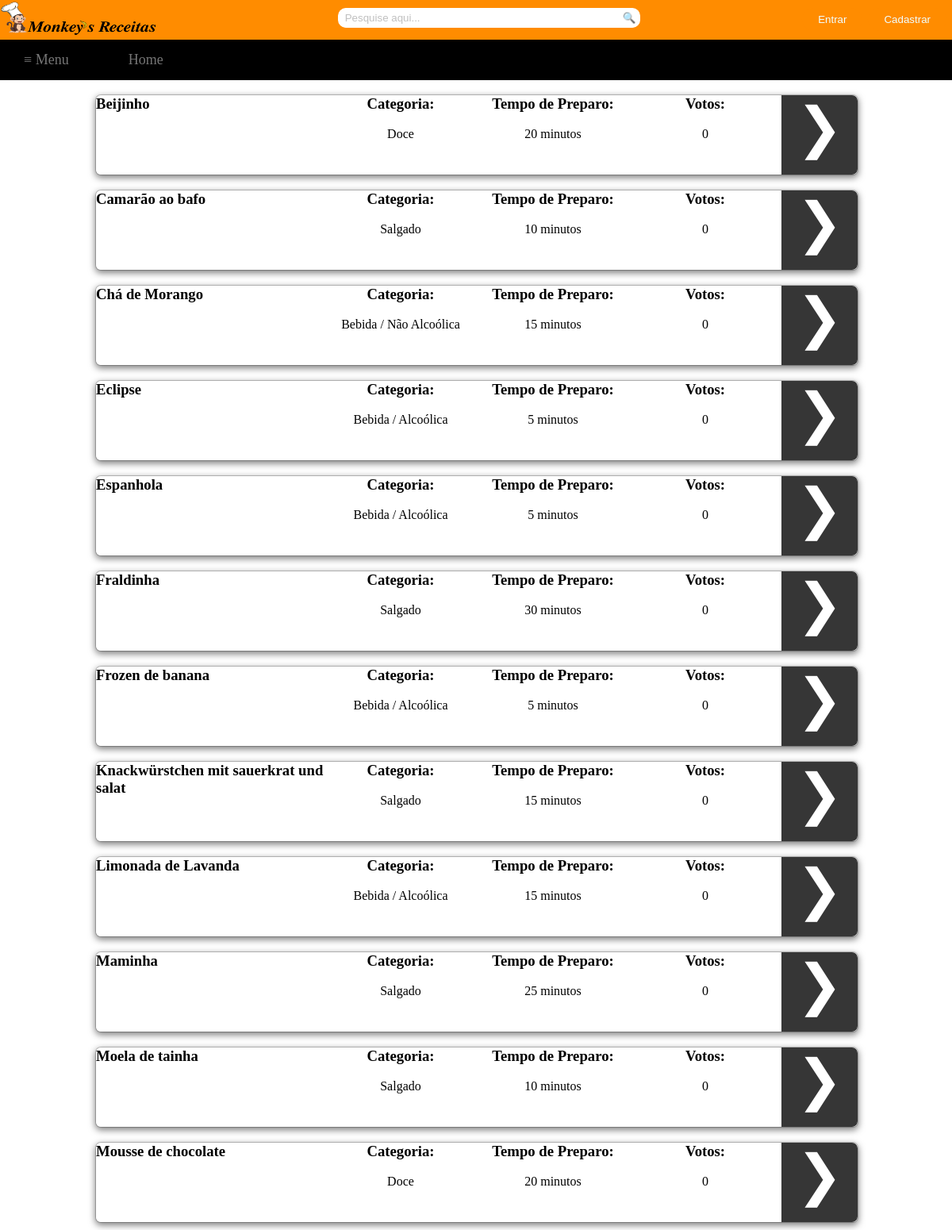
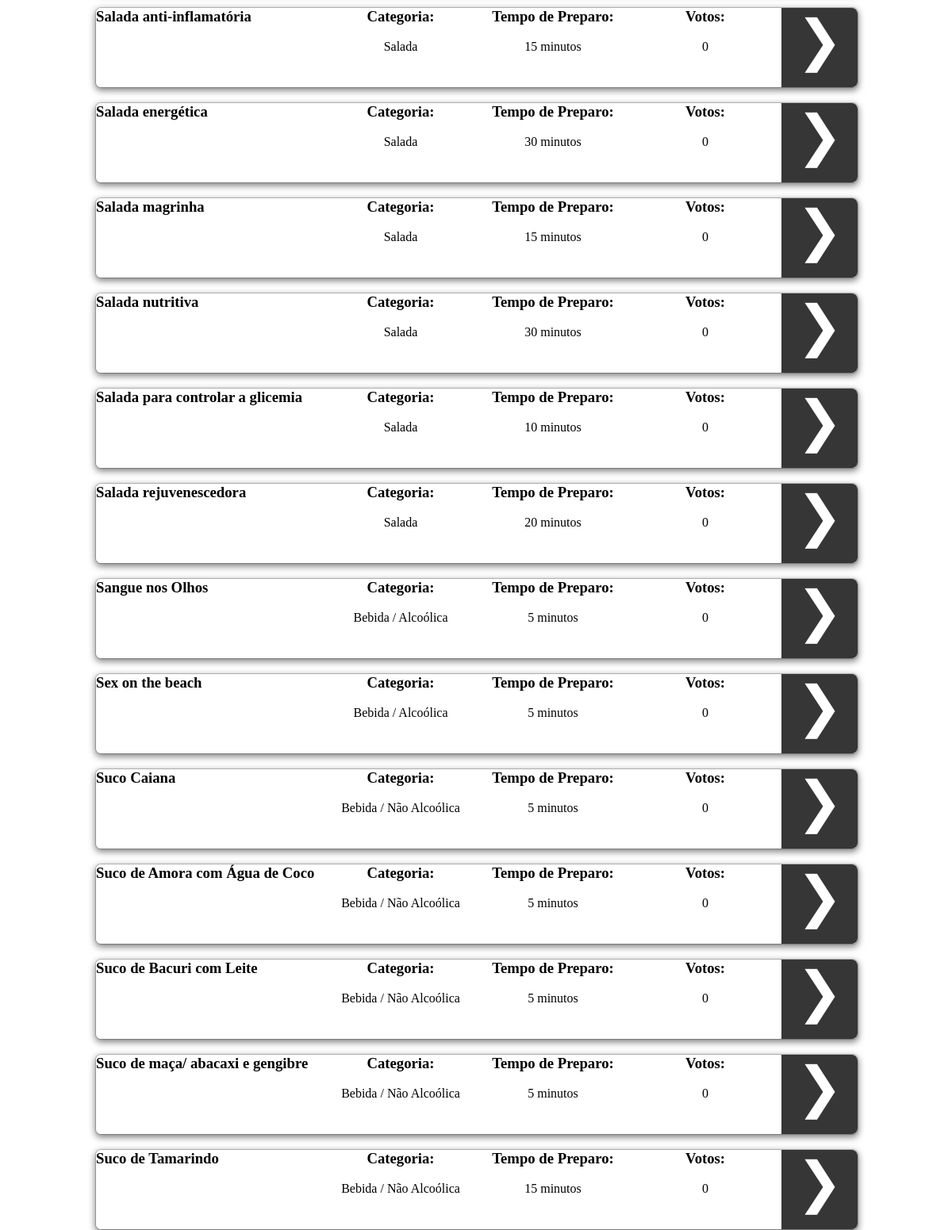
Screenshot of /tex4/Recipes/rapidas.php with the database file from the repository (2 pictures, top to bottom).
### tables this page shows
CREATE TABLE `receita` (
  `codReceita` int(11) NOT NULL,
  `nomeReceita` varchar(255) DEFAULT NULL,
  `ingredientes` text,
  `modoPreparo` text,
  `codCategoria` int(11) DEFAULT NULL,
  `codTempo` int(11) DEFAULT NULL,
  `codUsuario` int(11) DEFAULT NULL,
  `totalVotos` int(11) NOT NULL
);

CREATE TABLE `tempo` (
  `codTempo` int(11) NOT NULL,
  `descTempo` varchar(255) DEFAULT NULL
);

### tex4/Recipes/rapidas.php (the view, shortened to what this page needs)
<html>
	<head>
		<link rel="stylesheet" type="text/css" href="../Style/style.css">
		<link rel="stylesheet" type="text/css" href="../Style/receitas.css">
	</head>
	<body>
		<div id="container">
			<div id="topbar">
				<?php
					if(!empty($_COOKIE['login']))
					{
						$name=$_COOKIE['login'];
						echo "<div id='sair'><input type='button' value='Sair' name='sair' onclick='location.href=&quot;../logout.php&quot;'/></div>";
						echo "<div id='bem-vindo'>Seja bem-vindo, $name</div>";
					}
					else
					{
						echo "<div id='btn2'><input type='button' value='Cadastrar' name='modal' href='#dialog2'/></div> ";
						echo "<div id='btn'><input type='button' value='Entrar' href='#dialog1' name='modal' /></div>";
					}
				?>
				<div>
					<img src="../Image/logoComLetra.png" style="float: left; left: 0; margin-top: -7; height: 57px; width: 200px; " />
				</div>
				<div id="search">
					<form method="post" action="../pesquisa.php">
						<div>
							<input type="search" class="searchbox" name="pesquisa" placeholder="  Pesquise aqui...">
							<a href="#">
								<button type="submit" name="submit" class="searchbox1">&#x1f50d;</button>
							</a>
						</div>
					</form>
				</div>
			</div>
			<div id="navbar">
				<?php
					if(!empty($_COOKIE['login']))
					{
						echo "<nav class='drop'>";
						echo "	<ul class='drop1'>";
						echo "	    <li class='dropMain'>";
						echo "	        <a href='#'>&#8801; Menu</a>";
						echo "	        <ul class='drop2'>";
						echo "	            <li>";
						echo "	            	<a href='doces.php'>Doces</a>";
						echo "	            </li>";
						echo "	            <li>";
						echo "	            	<a href='salgados.php'>Salgados</a>";
						echo "	            </li>";
						echo "	            <li>";
						echo "	            	<a href='saladas.php'>Saladas</a>";
						echo "	            </li>";
						echo "	            <li>";
						echo "	            	<a href='alcoolica.php'>Bebidas alcoólicas</a>";
						echo "	            </li>";
						echo "	            <li>";
						echo "	            	<a href='nAlcoolica.php'>Bebidas não alcoólicas</a>";
						echo "	            </li>";
						echo "	            <li>";
						echo "	            	<a href='rapidas.php'>Receitas rápidas(até 30 min)</a>";
						echo "	            </li>";
						echo "	            <li>";
						echo "	            	<a href='../visualizarReceitas.php'>Todas as receitas</a>";
						echo "	            </li>";
						echo "	        </ul>";
						echo "	    </li>";
						echo "		<li class='dropMain'>";
						echo "	        <a href='../index.php'>Home</a>";
						echo "	    </li>";
						echo "	    <li class='dropMain'>";
						echo "	        <a href='../receita.php'>Cadastrar Receita</a>";
						echo "	    </li>";
						echo "	    <li class='dropMain'>";
						echo "	        <a href='../viewReceitasCadastrado.php'>Minhas Receitas</a>";
						echo "	    </li>";
						echo "	</ul>";
						echo "</nav>";
					}
					else
					{
						echo "<nav class='drop'>";
						echo "	<ul class='drop1'>";
						echo "	    <li class='dropMain'>";
						echo "	        <a href='#'>&#8801; Menu</a>";
						echo "	    </li>";
						echo "		<li class='dropMain'>";
						echo "	        <a href='../index.php'>Home</a>";
						echo "	    </li>";
						echo "	</ul>";
						echo "</nav>";
					}
				?>
			</div>
			<div id="main">
				<div id="column_left">
				</div>
				<div id="column_center">
					<?php
						include('../Includes/conn.php');
						$query1=mysqli_query($conn,"SELECT codReceita, nomeReceita, totalVotos FROM receita WHERE codTempo LIKE 1 OR codTempo LIKE 2 OR codTempo LIKE 3 OR codTempo LIKE 4 OR codTempo LIKE 5 OR codTempo LIKE 6 ORDER BY totalVotos desc, nomeReceita asc; ");
						while($query2=mysqli_fetch_array($query1))
						{
							echo "<br /><div id='box'>";
							echo "<div id='left'><h3>".$query2['nomeReceita']."</h3></div>";
							$sql = "SELECT categoria.descCategoria FROM categoria, receita WHERE categoria.codCategoria=receita.codCategoria AND codReceita LIKE ".$query2['codReceita'].";";
							$result = mysqli_query($conn,$sql);
							while ($row = mysqli_fetch_array($result))
							{
								echo "<div id='center1'><center><h3>Categoria:</h3><br />".$row['descCategoria']."</center></div>";
							}
							$sql = "SELECT tempo.descTempo FROM tempo, receita WHERE tempo.codTempo=receita.codTempo AND codReceita LIKE ".$query2['codReceita'].";";
							$result = mysqli_query($conn,$sql);
							while ($row = mysqli_fetch_array($result))
							{
								echo "<div id='center2'><center><h3>Tempo de Preparo:</h3><br />".$row['descTempo']."</center></div>";
							}
							echo "<div id='center3'><center><h3>Votos:</h3><br />".$query2['totalVotos']."</center></div>";
							echo "<div id='right'><center><a class='visualizar' value='&#10095;' href='../visualizar.php?codReceita=".$query2['codReceita']."'>&#10095;</a></center></div>";
							echo "</div>";
						}
					?>
				</div>
				<div id="column_right">
				</div>
			</div>
		</div>
	</body>
</html>

### tex4/Style/style.css (style rules this page uses)
* { margin: 0px; padding: 0px; }
html, body { height:100%; }
#container { margin: 0; width: 100%; height: 100%; }
#topbar { margin: 0; width: 100%; height: 50px; background: #FF8C00; }
#navbar { margin: 0; width: 100%; }
#main { margin: auto; width: 100%; height: 590px; }
#main #column_left { float: left; left: 0; width: 10%; height: 100%; }
#main #column_center { float: left; left: 0; width: 80%; height: 100%; max-height: 100%; }
#main #column_right { float: right; right: 0; width: 10%; height: 100%; }
#btn input[type="button"] { float: right; color: #F0FFFF; border-radius: 20px; padding: 7px 20px 7px 20px; margin-top: 10px; margin-right: 7px; text-align: center; outline: thin dotted; outline: 0px auto -webkit-focus-ring-color; outline-offset: 0px; background: #FF8C00; border: 0px; }
input::placeholder { color: #C0C0C0; }
#btn2 input[type="button"] { float: right; color: #F0FFFF; border-radius: 20px; padding: 7px 20px 7px 20px; margin-top: 10px; margin-right: 7px; text-align: center; outline: thin dotted; outline: 0px auto -webkit-focus-ring-color; outline-offset: 0px; border: 0px; background: #FF8C00; }
#search { margin-right: 5px; text-align: center; }
#search .searchbox { width: 30%; height: 25px; border-radius: 10px 0px 0px 10px; outline: thin dotted; outline: 0px auto -webkit-focus-ring-color; outline-offset: 0px; border: 1px solid white; margin-top: 10px; border-right: none; }
#search .searchbox1 { cursor: pointer; outline: thin dotted; outline: 0px auto -webkit-focus-ring-color; outline-offset: 0px; height: 25px; margin-top: 10px; position: absolute; background: white; border: 1px solid white; border-left: none; border-radius: 0px 10px 10px 0px; padding-right: 4.2px; }
#navbar .drop { margin-top: 0 auto; text-align: center; }
#navbar .drop .drop1 { font-size: 18px; background: #000; padding: 0px; list-style: none; position: relative; display: block; }
#navbar .drop .drop1:after { content: ""; clear: both; display: block; }
#navbar .drop .drop1 .dropMain { float: left; left: 0; padding: 15px 15px 15px 0px; }
#navbar .drop .drop1 .dropMain a { margin-top: 0px; display: block; padding: 0px 30px; color: #757575; text-decoration: none; }

### tex4/Style/receitas.css (style rules this page uses)
#box { position:relative; background-color: #FFF; -webkit-background-clip:padding-box; background-clip:padding-box; border:1px solid #999; border:1px solid rgba(0,0,0,.2); border-radius:7px; outline:0; -webkit-box-shadow:0 3px 9px rgba(0,0,0,.5); box-shadow:0 3px 9px rgba(0,0,0,.5); height: 100px; width: 100%; }
#box #left { float: left; left: 0; width: 30%; }
#box #center1 { float: left; left: 0; width: 20%; }
#box #center2 { float: left; left: 0; width: 20%; }
#box #center3 { float: left; left: 0; width: 20%; }
#box #right { float: right; right: 0; width: 10%; height: 100%; background: #363636; border-top-right-radius: 7px; border-bottom-right-radius: 7px; }
#box #right .visualizar { color: white; font-size: 70px; outline: thin dotted; outline: 0px auto -webkit-focus-ring-color; outline-offset: 0px; }
a.visualizar:link { text-decoration: none; }

### rows the page displays
receita: nomeReceita "Beijinho", descCategoria "Doce", totalVotos "0"
tempo: descTempo "20 minutos"
receita: nomeReceita "Camarão ao bafo", descCategoria "Salgado", totalVotos "0"
tempo: descTempo "10 minutos"
receita: nomeReceita "Chá de Morango", descCategoria "Bebida / Não Alcoólica", totalVotos "0"
tempo: descTempo "15 minutos"
receita: nomeReceita "Eclipse", descCategoria "Bebida / Alcoólica", totalVotos "0"
tempo: descTempo "5 minutos"
receita: nomeReceita "Espanhola", descCategoria "Bebida / Alcoólica", totalVotos "0"
receita: nomeReceita "Fraldinha", descCategoria "Salgado", totalVotos "0"
tempo: descTempo "30 minutos"
receita: nomeReceita "Frozen de banana", descCategoria "Bebida / Alcoólica", totalVotos "0"
receita: nomeReceita "Knackwürstchen mit sauerkrat und salat", descCategoria "Salgado", totalVotos "0"
receita: nomeReceita "Limonada de Lavanda", descCategoria "Bebida / Alcoólica", totalVotos "0"
receita: nomeReceita "Maminha", descCategoria "Salgado", totalVotos "0"
tempo: descTempo "25 minutos"
receita: nomeReceita "Moela de tainha", descCategoria "Salgado", totalVotos "0"
receita: nomeReceita "Mousse de chocolate", descCategoria "Doce", totalVotos "0"
receita: nomeReceita "Salada anti-inflamatória", descCategoria "Salada", totalVotos "0"
receita: nomeReceita "Salada energética", descCategoria "Salada", totalVotos "0"
receita: nomeReceita "Salada magrinha", descCategoria "Salada", totalVotos "0"
receita: nomeReceita "Salada nutritiva", descCategoria "Salada", totalVotos "0"
receita: nomeReceita "Salada para controlar a glicemia", descCategoria "Salada", totalVotos "0"
receita: nomeReceita "Salada rejuvenescedora", descCategoria "Salada", totalVotos "0"
receita: nomeReceita "Sangue nos Olhos", descCategoria "Bebida / Alcoólica", totalVotos "0"
receita: nomeReceita "Sex on the beach", descCategoria "Bebida / Alcoólica", totalVotos "0"
receita: nomeReceita "Suco Caiana", descCategoria "Bebida / Não Alcoólica", totalVotos "0"
receita: nomeReceita "Suco de Amora com Água de Coco", descCategoria "Bebida / Não Alcoólica", totalVotos "0"
receita: nomeReceita "Suco de Bacuri com Leite", descCategoria "Bebida / Não Alcoólica", totalVotos "0"
receita: nomeReceita "Suco de maça/ abacaxi e gengibre", descCategoria "Bebida / Não Alcoólica", totalVotos "0"
receita: nomeReceita "Suco de Tamarindo", descCategoria "Bebida / Não Alcoólica", totalVotos "0"
